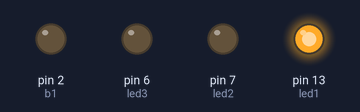
Bench run of a sketch on a simulated Arduino Uno, built with avr-gcc and run on an emulated ATmega328P. On the bench: output pins drawn as LEDs (lit = HIGH).

Above: at 0.08 s.
At 0.26 s:
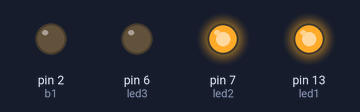
At 0.61 s:
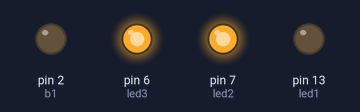
At 0.96 s:
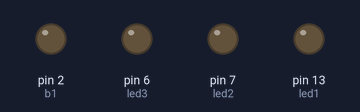
At 1.48 s:
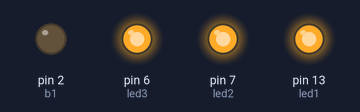
At 2.88 s:
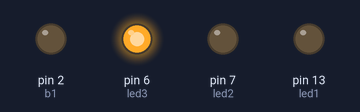
Timing chart, 0 to 3.2 s (numbered marks = the images above):
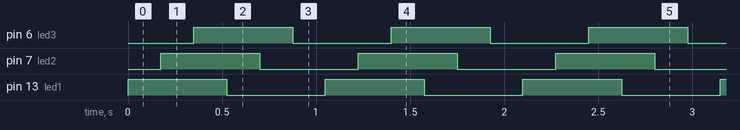

The sketch:

_3_led.ino
```cpp
int a1 = 0;
int led1=13;
int led2=7;
int led3=6;
int b1=2;
int tempo=175;

void setup() {
pinMode(led1, OUTPUT);//dichiarazione variabili e inizializzazione pin
pinMode(led2, OUTPUT);
pinMode(led3, OUTPUT);
pinMode(b1, OUTPUT);
}

void loop() {
a1 = digitalRead(2);
if(a1 == HIGH){
   for (int c=0;c=c;c=0)
  {
  digitalWrite(led1, !digitalRead(led1));
  delay(tempo);
  digitalWrite(led2, !digitalRead(led2));
  delay(tempo);
  digitalWrite(led3, !digitalRead(led3));
  delay(tempo);
  digitalWrite(led1, !digitalRead(led1));
  delay(tempo);
  digitalWrite(led2, !digitalRead(led2));
  delay(tempo);
  digitalWrite(led3, !digitalRead(led3));
  delay(tempo);
  }
}
else if (a1==LOW){
  for (int a=1;a=a;a=0)
  {
  digitalWrite(led1, !digitalRead(led1));
  delay(tempo);
  digitalWrite(led2, !digitalRead(led2));
  delay(tempo);
  digitalWrite(led3, !digitalRead(led3));
  delay(tempo);
  digitalWrite(led1, !digitalRead(led1));
  delay(tempo);
  digitalWrite(led2, !digitalRead(led2));
  delay(tempo);
  digitalWrite(led3, !digitalRead(led3));
  delay(tempo);
  }
}
}
```

Measured:
- by itself, pin 6 (led3), pin 7 (led2), pin 13 (led1): alternates HIGH for 0.53 s and LOW for 0.53 s
- by itself, everything shown: repeats every 1.1 s, in 6 steps
